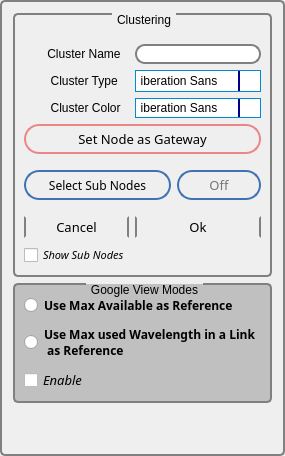
          <widget class="QGroupBox" name="T_groupbox">
           <property name="enabled">
            <bool>true</bool>
           </property>
           <property name="maximumSize">
            <size>
             <width>300</width>
             <height>16777215</height>
            </size>
           </property>
           <property name="styleSheet">
            <string notr="true">QGroupBox {
    background-color: qlineargradient(x1: 0, y1: 0, x2: 0, y2: 1,
                                      stop: 0 #E0E0E0, stop: 1 #FFFFFF);
    border: 2px solid gray;
    border-radius: 5px;
    margin-top: 1ex; /* leave space at the top for the title */
}

QGroupBox::title {
    subcontrol-origin: margin;
    subcontrol-position: top center; /* position at the top center */
    padding: 0 3px;
    background-color: qlineargradient(x1: 0, y1: 0, x2: 0, y2: 1,
                                      stop: 0 #FF0ECE, stop: 1 #FFFFFF);
}</string>
           </property>
           <property name="title">
            <string/>
           </property>
           <layout class="QGridLayout" name="gridLayout_14">
            <item row="0" column="0">
             <widget class="QGroupBox" name="Grouping_groupbox">
              <property name="styleSheet">
               <string notr="true">QGroupBox {
    
    border: 2px solid #COCOCO;
    border-radius: 5px;
    margin-top: 1ex; /* leave space at the top for the title */
}

QGroupBox::title {
    subcontrol-origin: margin; 
    font: 63 8pt &quot;Bahnschrift SemiBold&quot;;
    subcontrol-position: top center; /* position at the top center */
    padding: 0 3px;
    background-color: qlineargradient(x1: 0, y1: 0, x2: 0, y2: 1,
                                      stop: 0 #C0C0C0, stop: 1 #FFFFFF);
}</string>
              </property>
              <property name="title">
               <string>Clustering</string>
              </property>
              <layout class="QGridLayout" name="gridLayout_17">
               <item row="0" column="0">
                <layout class="QGridLayout" name="gridLayout_16">
                 <item row="4" column="1" colspan="2">
                  <widget class="QFontComboBox" name="ClusterColor_combobox">
                   <property name="maximumSize">
                    <size>
                     <width>126</width>
                     <height>22</height>
                    </size>
                   </property>
                   <property name="styleSheet">
                    <string notr="true">QComboBox {
    
    border-radius: 0px;
    padding: 1px 18px 1px 5px;
    min-width: 6em; 
    
	border:1px solid rgb(0, 139, 208);
	
   
	
}





/* QComboBox gets the &quot;on&quot; state when the popup is open */


QComboBox:on { /* shift the text when the popup opens */
    padding-top: 3px;
    padding-left: 4px;
}

QComboBox::drop-down {
    subcontrol-origin: padding;
    subcontrol-position: top right;
    width: 20px;
    
	
    border-left-width: 2px;
    border-left-color: darkblue;
    border-left-style: solid; /* just a single line */
    border-top-right-radius: 0px; /* same radius as the QComboBox */
    border-bottom-right-radius: 0px;
}

QComboBox::down-arrow {
   
	image: url(:/newPrefix/dropdown.png); 
    
	
}

QComboBox::down-arrow:on { /* shift the arrow when popup is open */
    
	
	image: url(:/newPrefix/dropup.png);
}


QComboBox QAbstractItemView {
    
	border-color:2px solid blue;
   
}</string>
                   </property>
                  </widget>
                 </item>
                 <item row="3" column="0">
                  <widget class="QLabel" name="GroupID">
                   <property name="styleSheet">
                    <string notr="true"> QLabel {
    
  
	
	font: 75 10pt &quot;Bahnschrift Condensed&quot;;
	
    
}</string>
                   </property>
                   <property name="text">
                    <string>        Cluster Type </string>
                   </property>
                  </widget>
                 </item>
                 <item row="1" column="0" colspan="2">
                  <spacer name="horizontalSpacer_4">
                   <property name="orientation">
                    <enum>Qt::Horizontal</enum>
                   </property>
                   <property name="sizeHint" stdset="0">
                    <size>
                     <width>40</width>
                     <height>20</height>
                    </size>
                   </property>
                  </spacer>
                 </item>
                 <item row="10" column="0" colspan="2">
                  <widget class="QCheckBox" name="ShowSubNodes">
                   <property name="font">
                    <font>
                     <family>Bahnschrift</family>
                     <pointsize>8</pointsize>
                     <italic>true</italic>
                    </font>
                   </property>
                   <property name="styleSheet">
                    <string notr="true"/>
                   </property>
                   <property name="text">
                    <string>Show Sub Nodes</string>
                   </property>
                  </widget>
                 </item>
                 <item row="8" column="0">
                  <spacer name="horizontalSpacer_6">
                   <property name="orientation">
                    <enum>Qt::Horizontal</enum>
                   </property>
                   <property name="sizeHint" stdset="0">
                    <size>
                     <width>40</width>
                     <height>10</height>
                    </size>
                   </property>
                  </spacer>
                 </item>
                 <item row="2" column="1" colspan="2">
                  <widget class="QLineEdit" name="GroupName_edit">
                   <property name="styleSheet">
                    <string notr="true">QLineEdit {
    border: 2px solid gray;
    border-radius: 10px;
    padding: 0 8px;
    background: white;
    selection-background-color: darkgray; 
    
	font: 8pt &quot;Bahnschrift&quot;;
}</string>
                   </property>
                  </widget>
                 </item>
                 <item row="4" column="0">
                  <widget class="QLabel" name="GroupColor">
                   <property name="styleSheet">
                    <string notr="true">  QLabel {
    
    
	
	font: 75 10pt &quot;Bahnschrift Condensed&quot;;
	
   
}</string>
                   </property>
                   <property name="text">
                    <string>        Cluster Color</string>
                   </property>
                  </widget>
                 </item>
                 <item row="2" column="0">
                  <widget class="QLabel" name="GroupName">
                   <property name="styleSheet">
                    <string notr="true"> QLabel {
    
  
	
	
	font: 75 10pt &quot;Bahnschrift Condensed&quot;;
	
    }</string>
                   </property>
                   <property name="text">
                    <string>       Cluster Name</string>
                   </property>
                  </widget>
                 </item>
                 <item row="9" column="0">
                  <widget class="QPushButton" name="Cancel_button">
                   <property name="minimumSize">
                    <size>
                     <width>84</width>
                     <height>20</height>
                    </size>
                   </property>
                   <property name="font">
                    <font>
                     <family>Bahnschrift Condensed</family>
                     <pointsize>10</pointsize>
                     <weight>9</weight>
                     <italic>false</italic>
                     <bold>false</bold>
                    </font>
                   </property>
                   <property name="styleSheet">
                    <string notr="true">QPushButton {
	
	
	font: 75 10pt &quot;Bahnschrift Condensed&quot;;
	
	
    border:2px solid black; min-width: 80px;
	border-color: dark gray; 
    border-radius: 25px;
}

QPushButton:pressed {
    background-color: qlineargradient(x1: 0, y1: 0, x2: 0, y2: 1,
                                      stop: 0 #dadbde, stop: 1 #f6f7fa);
}

QPushButton:flat {
    border: none; /* no border for a flat push button */
}

QPushButton:default {
    border-color: navy; /* make the default button prominent */
}</string>
                   </property>
                   <property name="text">
                    <string>Cancel</string>
                   </property>
                  </widget>
                 </item>
                 <item row="7" column="0" colspan="2">
                  <widget class="QPushButton" name="SelectSubNode_button">
                   <property name="minimumSize">
                    <size>
                     <width>84</width>
                     <height>30</height>
                    </size>
                   </property>
                   <property name="font">
                    <font>
                     <family>Bahnschrift Condensed</family>
                     <pointsize>9</pointsize>
                     <weight>9</weight>
                     <italic>false</italic>
                     <bold>false</bold>
                    </font>
                   </property>
                   <property name="styleSheet">
                    <string notr="true">QPushButton {
	
	
	font: 75 9pt &quot;Bahnschrift Condensed&quot;;
	
	
    border: 2px solid #8f8f91; min-width: 80px;
	border-color: #4072B3; 
    border-radius: 15px;
}

QPushButton:pressed {
    background-color: qlineargradient(x1: 0, y1: 0, x2: 0, y2: 1,
                                      stop: 0 #dadbde, stop: 1 #f6f7fa);
}

QPushButton:flat {
    border: none; /* no border for a flat push button */
}

QPushButton:default {
    border-color: navy; /* make the default button prominent */
}</string>
                   </property>
                   <property name="text">
                    <string>Select Sub Nodes</string>
                   </property>
                  </widget>
                 </item>
                 <item row="9" column="1" colspan="2">
                  <widget class="QPushButton" name="OK_button">
                   <property name="minimumSize">
                    <size>
                     <width>84</width>
                     <height>20</height>
                    </size>
                   </property>
                   <property name="font">
                    <font>
                     <family>Bahnschrift Condensed</family>
                     <pointsize>10</pointsize>
                     <weight>9</weight>
                     <italic>false</italic>
                     <bold>false</bold>
                    </font>
                   </property>
                   <property name="styleSheet">
                    <string notr="true">QPushButton {
	
	
	font: 75 10pt &quot;Bahnschrift Condensed&quot;;
	
	
    border:2px solid black; min-width: 80px;
	border-color: dark gray; 
    border-radius: 25px;
}

QPushButton:pressed {
    background-color: qlineargradient(x1: 0, y1: 0, x2: 0, y2: 1,
                                      stop: 0 #dadbde, stop: 1 #f6f7fa);
}

QPushButton:flat {
    border: none; /* no border for a flat push button */
}

QPushButton:default {
    border-color: navy; /* make the default button prominent */
}</string>
                   </property>
                   <property name="text">
                    <string>Ok</string>
                   </property>
                  </widget>
                 </item>
                 <item row="5" column="0" colspan="3">
                  <widget class="QPushButton" name="SetGatewayNode_button">
                   <property name="minimumSize">
                    <size>
                     <width>84</width>
                     <height>30</height>
                    </size>
                   </property>
                   <property name="maximumSize">
                    <size>
                     <width>16777215</width>
                     <height>16777215</height>
                    </size>
                   </property>
                   <property name="font">
                    <font>
                     <family>Bahnschrift Condensed</family>
                     <pointsize>10</pointsize>
                     <weight>9</weight>
                     <italic>false</italic>
                     <bold>false</bold>
                    </font>
                   </property>
                   <property name="styleSheet">
                    <string notr="true">QPushButton {
	
	
	font: 75 10pt &quot;Bahnschrift Condensed&quot;;
	
    border: 2px solid #8f8f91; min-width: 80px;
	border-color: #EB8686; 
    border-radius: 15px;
}

QPushButton:pressed {
    background-color: qlineargradient(x1: 0, y1: 0, x2: 0, y2: 1,
                                      stop: 0 #ffff, stop: 1 #EB8686);
}

QPushButton:flat {
    border: none; /* no border for a flat push button */
}

QPushButton:default {
    border-color: navy; /* make the default button prominent */
} 
QPushButton:hover{ 
    background-color: #EB8686 

}</string>
                   </property>
                   <property name="text">
                    <string>Set Node as Gateway</string>
                   </property>
                  </widget>
                 </item>
                 <item row="3" column="1" colspan="2">
                  <widget class="QFontComboBox" name="cluster_type_combobox">
                   <property name="maximumSize">
                    <size>
                     <width>126</width>
                     <height>22</height>
                    </size>
                   </property>
                   <property name="font">
                    <font>
                     <family>Bahnschrift Condensed</family>
                     <pointsize>9</pointsize>
                    </font>
                   </property>
                   <property name="autoFillBackground">
                    <bool>false</bool>
                   </property>
                   <property name="styleSheet">
                    <string notr="true">QComboBox {
    
    border-radius: 0px;
    padding: 1px 18px 1px 5px;
    min-width: 6em; 
    
	border:1px solid rgb(0, 139, 208);
	
   
	
}





/* QComboBox gets the &quot;on&quot; state when the popup is open */


QComboBox:on { /* shift the text when the popup opens */
    padding-top: 3px;
    padding-left: 4px;
}

QComboBox::drop-down {
    subcontrol-origin: padding;
    subcontrol-position: top right;
    width: 20px;
    
	
    border-left-width: 2px;
    border-left-color: darkblue;
    border-left-style: solid; /* just a single line */
    border-top-right-radius: 0px; /* same radius as the QComboBox */
    border-bottom-right-radius: 0px;
}

QComboBox::down-arrow {
   
	image: url(:/newPrefix/dropdown.png); 
    
	
}

QComboBox::down-arrow:on { /* shift the arrow when popup is open */
    
	
	image: url(:/newPrefix/dropup.png);
}


QComboBox QAbstractItemView {
    
	border-color:2px solid blue;
   
}</string>
                   </property>
                   <property name="frame">
                    <bool>true</bool>
                   </property>
                  </widget>
                 </item>
                 <item row="6" column="0" colspan="2">
                  <spacer name="horizontalSpacer_5">
                   <property name="orientation">
                    <enum>Qt::Horizontal</enum>
                   </property>
                   <property name="sizeHint" stdset="0">
                    <size>
                     <width>20</width>
                     <height>10</height>
                    </size>
                   </property>
                  </spacer>
                 </item>
                 <item row="7" column="2">
                  <widget class="QLabel" name="SelectSubNode">
                   <property name="palette">
                    <palette>
                     <active>
                      <colorrole role="WindowText">
                       <brush brushstyle="SolidPattern">
                        <color alpha="255">
                         <red>117</red>
                         <green>117</green>
                         <blue>117</blue>
                        </color>
                       </brush>
                      </colorrole>
                      <colorrole role="Text">
                       <brush brushstyle="SolidPattern">
                        <color alpha="255">
                         <red>117</red>
                         <green>117</green>
                         <blue>117</blue>
                        </color>
                       </brush>
                      </colorrole>
                      <colorrole role="ButtonText">
                       <brush brushstyle="SolidPattern">
                        <color alpha="255">
                         <red>117</red>
                         <green>117</green>
                         <blue>117</blue>
                        </color>
                       </brush>
                      </colorrole>
                      <colorrole role="PlaceholderText">
                       <brush brushstyle="NoBrush">
                        <color alpha="128">
                         <red>117</red>
                         <green>117</green>
                         <blue>117</blue>
                        </color>
                       </brush>
                      </colorrole>
                     </active>
                     <inactive>
                      <colorrole role="WindowText">
                       <brush brushstyle="SolidPattern">
                        <color alpha="255">
                         <red>117</red>
                         <green>117</green>
                         <blue>117</blue>
                        </color>
                       </brush>
                      </colorrole>
                      <colorrole role="Text">
                       <brush brushstyle="SolidPattern">
                        <color alpha="255">
                         <red>117</red>
                         <green>117</green>
                         <blue>117</blue>
                        </color>
                       </brush>
                      </colorrole>
                      <colorrole role="ButtonText">
                       <brush brushstyle="SolidPattern">
                        <color alpha="255">
                         <red>117</red>
                         <green>117</green>
                         <blue>117</blue>
                        </color>
                       </brush>
                      </colorrole>
                      <colorrole role="PlaceholderText">
                       <brush brushstyle="NoBrush">
                        <color alpha="128">
                         <red>117</red>
                         <green>117</green>
                         <blue>117</blue>
                        </color>
                       </brush>
                      </colorrole>
                     </inactive>
                     <disabled>
                      <colorrole role="WindowText">
                       <brush brushstyle="SolidPattern">
                        <color alpha="255">
                         <red>117</red>
                         <green>117</green>
                         <blue>117</blue>
                        </color>
                       </brush>
                      </colorrole>
                      <colorrole role="Text">
                       <brush brushstyle="SolidPattern">
                        <color alpha="255">
                         <red>117</red>
                         <green>117</green>
                         <blue>117</blue>
                        </color>
                       </brush>
                      </colorrole>
                      <colorrole role="ButtonText">
                       <brush brushstyle="SolidPattern">
                        <color alpha="255">
                         <red>117</red>
                         <green>117</green>
                         <blue>117</blue>
                        </color>
                       </brush>
                      </colorrole>
                      <colorrole role="PlaceholderText">
                       <brush brushstyle="NoBrush">
                        <color alpha="128">
                         <red>117</red>
                         <green>117</green>
                         <blue>117</blue>
                        </color>
                       </brush>
                      </colorrole>
                     </disabled>
                    </palette>
                   </property>
                   <property name="font">
                    <font>
                     <family>Bahnschrift Condensed</family>
                     <pointsize>10</pointsize>
                     <weight>9</weight>
                     <italic>false</italic>
                     <bold>false</bold>
                    </font>
                   </property>
                   <property name="styleSheet">
                    <string notr="true"> QLabel {
    
    border-radius: 15px;
    color: rgb(117, 117, 117);
	
	
	font: 75 10pt &quot;Bahnschrift Condensed&quot;;
	
    border: 2px solid #8f8f91; min-width: 80px;
	border-color: #4072B3; 
}</string>
                   </property>
                   <property name="text">
                    <string>Off</string>
                   </property>
                   <property name="alignment">
                    <set>Qt::AlignCenter</set>
                   </property>
                  </widget>
                 </item>
                </layout>
               </item>
              </layout>
             </widget>
            </item>
            <item row="2" column="0">
             <spacer name="verticalSpacer">
              <property name="orientation">
               <enum>Qt::Vertical</enum>
              </property>
              <property name="sizeHint" stdset="0">
               <size>
                <width>20</width>
                <height>40</height>
               </size>
              </property>
             </spacer>
            </item>
            <item row="1" column="0">
             <widget class="QGroupBox" name="ViewGroupbox">
              <property name="styleSheet">
               <string notr="true">QGroupBox {
    
	background-color: #C0C0C0;
    border: 2px solid gray;
    border-radius: 5px;
    margin-top: 1ex; /* leave space at the top for the title */
}

QGroupBox::title {
    subcontrol-origin: margin; 
    font: 63 8pt &quot;Bahnschrift SemiBold&quot;;
    subcontrol-position: top center; /* position at the top center */
    padding: 0 3px;
    background-color: qlineargradient(x1: 0, y1: 0, x2: 0, y2: 1,
                                      stop: 0 #C0C0C0, stop: 1 #FFFFFF);
}</string>
              </property>
              <property name="title">
               <string>Google View Modes</string>
              </property>
              <layout class="QGridLayout" name="gridLayout_18">
               <item row="0" column="0">
                <widget class="QRadioButton" name="Max_available_radiobutton">
                 <property name="font">
                  <font>
                   <family>Bahnschrift SemiCondensed</family>
                   <pointsize>9</pointsize>
                   <weight>75</weight>
                   <italic>false</italic>
                   <bold>true</bold>
                  </font>
                 </property>
                 <property name="text">
                  <string>Use Max Available as Reference</string>
                 </property>
                </widget>
               </item>
               <item row="1" column="0">
                <widget class="QRadioButton" name="Max_Used_radiobutton">
                 <property name="font">
                  <font>
                   <family>Bahnschrift SemiCondensed</family>
                   <pointsize>9</pointsize>
                   <weight>75</weight>
                   <italic>false</italic>
                   <bold>true</bold>
                   <strikeout>false</strikeout>
                  </font>
                 </property>
                 <property name="text">
                  <string>Use Max used Wavelength in a Link
 as Reference</string>
                 </property>
                </widget>
               </item>
               <item row="2" column="0">
                <widget class="QCheckBox" name="Enable_google_view_checkbox">
                 <property name="font">
                  <font>
                   <family>Bahnschrift</family>
                   <pointsize>10</pointsize>
                   <weight>50</weight>
                   <italic>true</italic>
                   <bold>false</bold>
                  </font>
                 </property>
                 <property name="styleSheet">
                  <string notr="true"/>
                 </property>
                 <property name="text">
                  <string>Enable</string>
                 </property>
                </widget>
               </item>
              </layout>
             </widget>
            </item>
           </layout>
          </widget>
